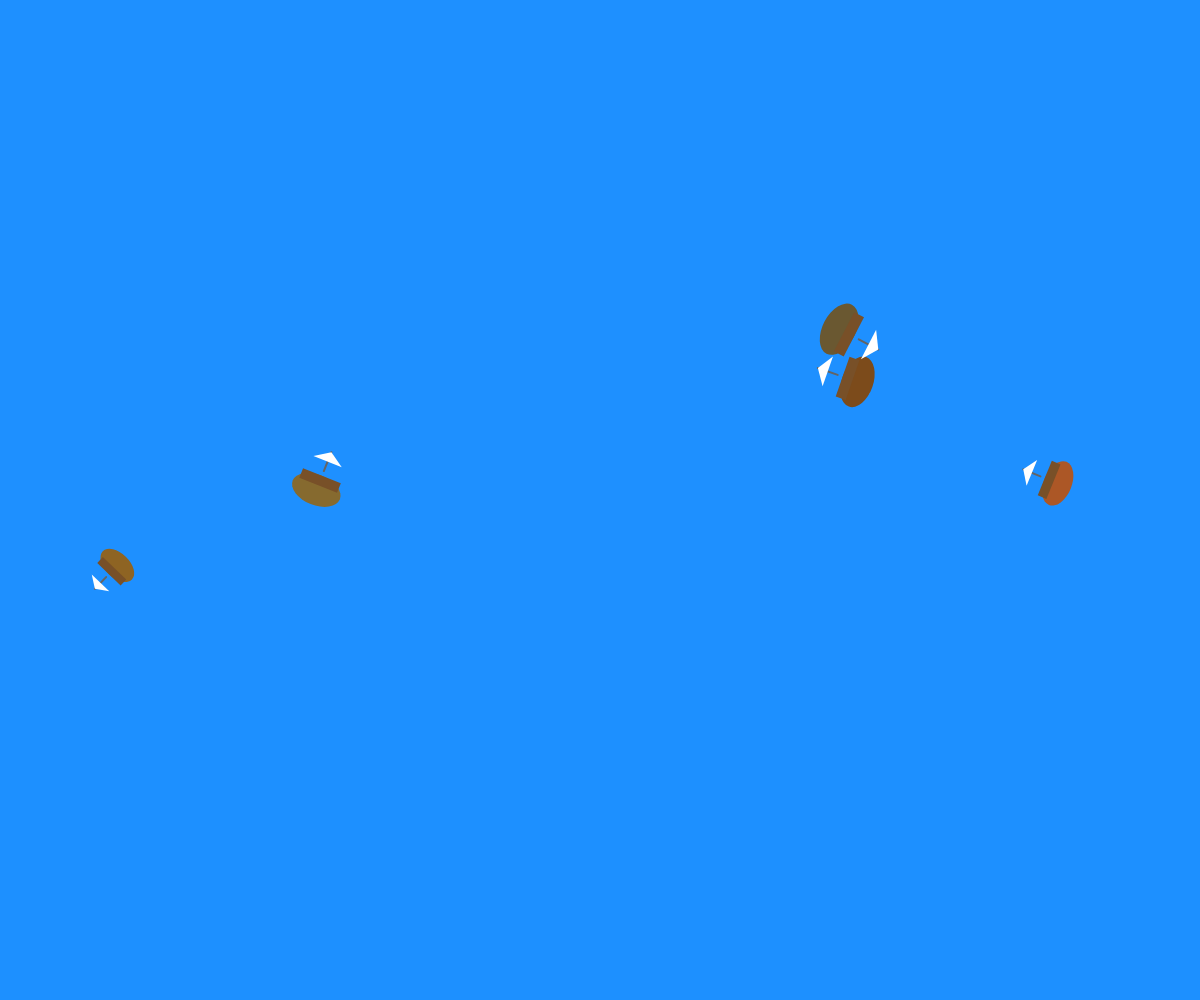
Frame 1 (no input)
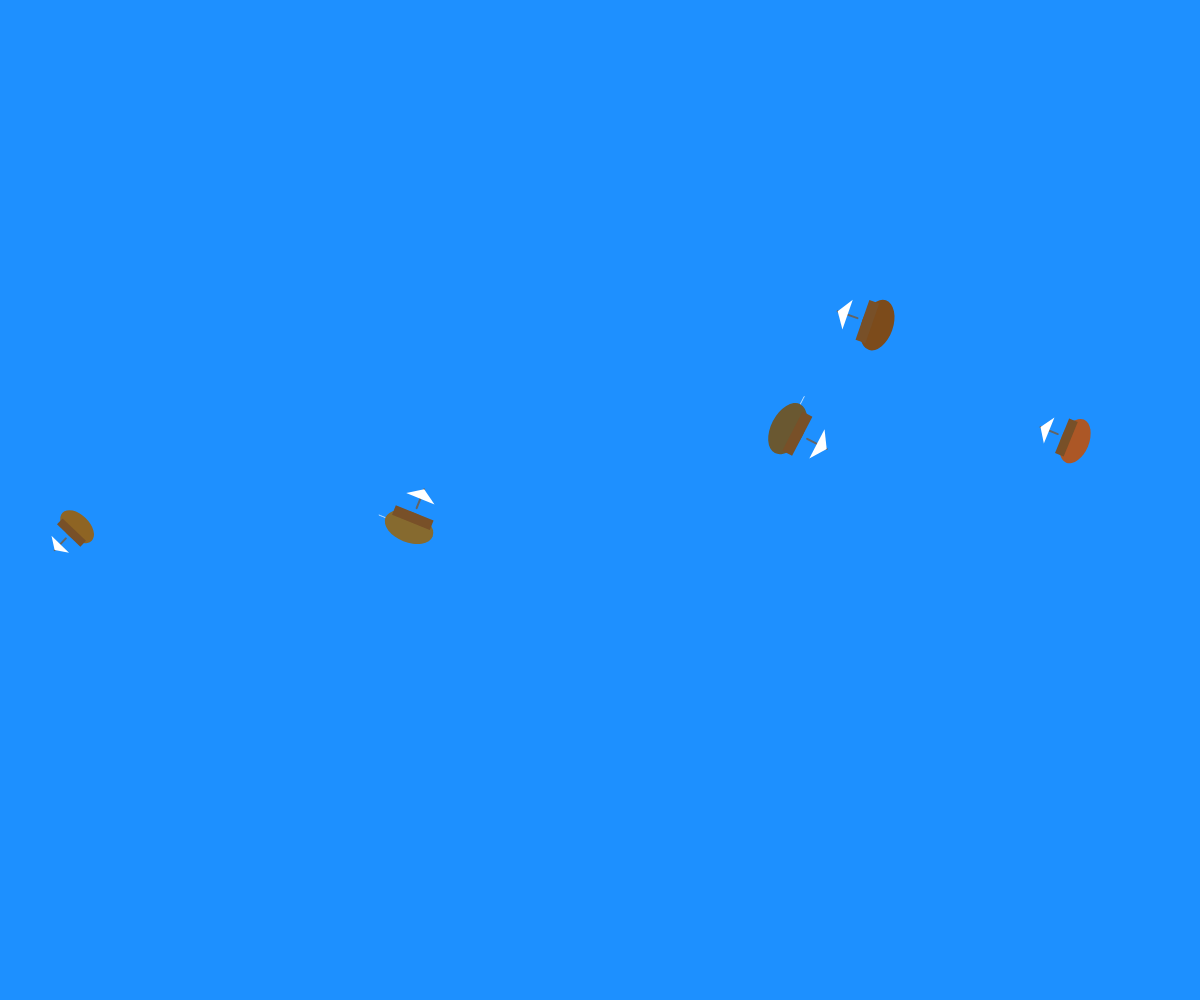
Frame 60 (no input)
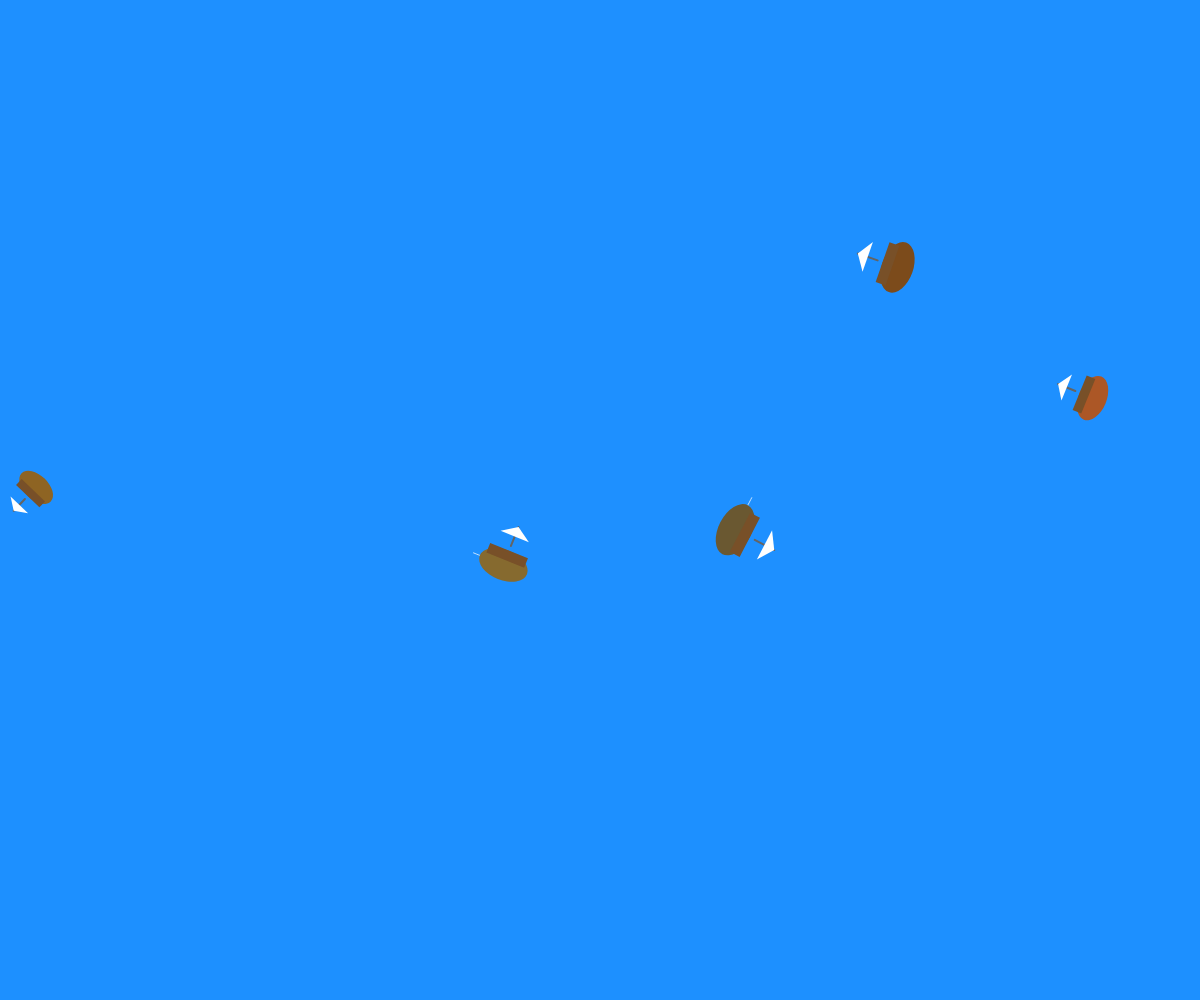
Frame 120 (the mouse pressed at the canvas centre since frame 60)

The p5.js sketch that drew these frames (run headless with seeded random() and noise() and a simulated clock; from frame 60 on, the mouse is pressed at the canvas centre):

// p5.js sketch
// ── sketch.js
let ships = [];
let wakes = [];
let water;

function setup() {
  createCanvas(windowWidth, windowHeight);
  water = color(30, 144, 255);
  
  // Create ships with random properties
  for (let i = 0; i < 5; i++) {
    ships.push({
      x: random(width),
      y: random(height * 0.3, height * 0.7),
      size: random(30, 60),
      speed: random(0.5, 2),
      angle: random(TWO_PI),
      color: color(random(100, 180), random(60, 120), random(20, 60)),
      trail: []
    });
  }
}

function draw() {
  background(water);
  
  // Draw water surface
  noStroke();
  fill(30, 144, 255, 100);
  rect(0, height * 0.7, width, height * 0.3);
  
  // Update and draw ships
  for (let ship of ships) {
    // Move ship
    ship.x += cos(ship.angle) * ship.speed;
    ship.y += sin(ship.angle) * ship.speed;
    
    // Bounce off edges
    if (ship.x < 0 || ship.x > width) {
      ship.angle = PI - ship.angle;
    }
    if (ship.y < 0 || ship.y > height) {
      ship.angle = -ship.angle;
    }
    
    // Add to trail
    ship.trail.push({x: ship.x, y: ship.y});
    if (ship.trail.length > 20) {
      ship.trail.shift();
    }
    
    // Draw wake
    drawWake(ship);
    
    // Draw ship
    push();
    translate(ship.x, ship.y);
    rotate(ship.angle);
    drawShip(ship);
    pop();
  }
}

function drawShip(ship) {
  // Ship hull (wooden texture)
  fill(ship.color);
  noStroke();
  ellipse(0, 0, ship.size, ship.size * 0.6);
  
  // Ship deck
  fill(120, 80, 40);
  rect(-ship.size * 0.4, -ship.size * 0.3, ship.size * 0.8, ship.size * 0.2);
  
  // Mast and sail
  stroke(100);
  strokeWeight(2);
  line(0, -ship.size * 0.4, 0, -ship.size * 0.8);
  fill(255);
  noStroke();
  triangle(0, -ship.size * 0.8, 
           -ship.size * 0.3, -ship.size * 0.6,
           ship.size * 0.3, -ship.size * 0.6);
}

function drawWake(ship) {
  // Draw wake trail
  noFill();
  stroke(255, 150);
  strokeWeight(1);
  
  beginShape();
  for (let i = 0; i < ship.trail.length; i++) {
    let point = ship.trail[i];
    let alpha = map(i, 0, ship.trail.length, 0, 200);
    stroke(255, alpha);
    vertex(point.x, point.y);
  }
  endShape();
  
  // Draw fading particles
  for (let i = 0; i < 3; i++) {
    let t = frameCount * 0.05 + i;
    let x = ship.x + random(-10, 10);
    let y = ship.y + random(-10, 10);
    let size = random(2, 6);
    
    noStroke();
    fill(255, 100);
    ellipse(x, y, size, size);
  }
}

function windowResized() {
  resizeCanvas(windowWidth, windowHeight);
}
